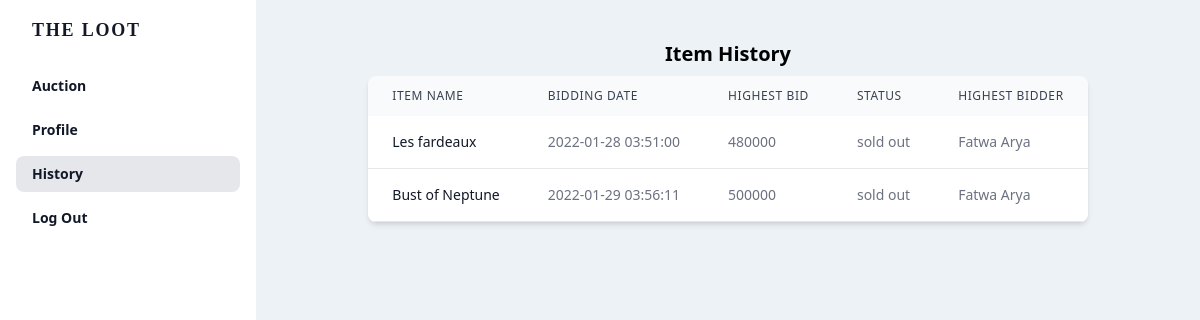
Page /src/user/history.php (signed in) on the committed database.
### tables this page shows
CREATE TABLE `lelang` (
  `id` int(11) NOT NULL,
  `id_barang` int(11) NOT NULL,
  `tgl_lelang` timestamp NOT NULL DEFAULT current_timestamp() ON UPDATE current_timestamp(),
  `harga_akhir` int(11) NOT NULL,
  `status` enum('available','sold out') NOT NULL,
  `id_masyarakat` int(11) NOT NULL
);

CREATE TABLE `barang` (
  `id` int(11) NOT NULL,
  `nama_barang` varchar(30) NOT NULL,
  `tgl_daftar` varchar(25) NOT NULL,
  `harga_awal` int(11) NOT NULL,
  `deskripsi` varchar(500) NOT NULL,
  `img` varchar(225) NOT NULL
);

CREATE TABLE `masyarakat` (
  `id` int(11) NOT NULL,
  `nama` varchar(225) NOT NULL,
  `email` text NOT NULL,
  `username` varchar(20) NOT NULL,
  `password` varchar(225) NOT NULL,
  `tlp` int(15) NOT NULL
);

### src/user/history.php (the view, shortened to what this page needs)
<!doctype html>
<html lang="en">
<head>
    <link href="https://unpkg.com/tailwindcss@1.2.0/dist/tailwind.min.css" rel="stylesheet">
    <link rel="stylesheet" href="../../public/css/output.css">
</head>
<body class="h-screen overflow-hidden flex items-center justify-center " style="background: #edf2f7;">
    <div class="md:flex flex-col md:flex-row md:min-h-screen w-full">
        <div @click.away="open = false" class="flex flex-col w-full md:w-64 text-gray-700 bg-white dark-mode:text-gray-200 dark-mode:bg-gray-800 flex-shrink-0" x-data="{ open: false }">
            <div class="flex-shrink-0 px-8 py-4 flex flex-row items-center justify-between">
                <a href="#" class="text-lg font-silk font-semibold tracking-widest text-gray-900 uppercase rounded-lg dark-mode:text-white focus:outline-none focus:shadow-outline">The Loot</a>
            </div>
            <nav :class="{'block': open, 'hidden': !open}" class="flex-grow md:block px-4 pb-4 md:pb-0 md:overflow-y-auto">
                <a class="block px-4 py-2 mt-2 text-sm font-semibold text-gray-900 bg-transparent  rounded-lg dark-mode:bg-gray-700 dark-mode:hover:bg-gray-600 dark-mode:focus:bg-gray-600 dark-mode:focus:text-white dark-mode:hover:text-white dark-mode:text-gray-200 hover:text-gray-900 focus:text-gray-900 hover:bg-gray-200 focus:bg-gray-200 focus:outline-none focus:shadow-outline" href="dashboard.php">Auction</a>
                <a class="block px-4 py-2 mt-2 text-sm font-semibold text-gray-900  bg-transparent rounded-lg dark-mode:bg-transparent dark-mode:hover:bg-gray-600 dark-mode:focus:bg-gray-600 dark-mode:focus:text-white dark-mode:hover:text-white dark-mode:text-gray-200 hover:text-gray-900 focus:text-gray-900 hover:bg-gray-200 focus:bg-gray-200 focus:outline-none focus:shadow-outline" href="profile.php">Profile</a>
                <a class="block px-4 py-2 mt-2 text-sm font-semibold text-gray-900 bg-gray-200 rounded-lg dark-mode:bg-transparent dark-mode:hover:bg-gray-600 dark-mode:focus:bg-gray-600 dark-mode:focus:text-white dark-mode:hover:text-white dark-mode:text-gray-200 hover:text-gray-900 focus:text-gray-900 hover:bg-gray-200 focus:bg-gray-200 focus:outline-none focus:shadow-outline" href="history.php">History</a>
                <a class="block px-4 py-2 mt-2 text-sm font-semibold text-gray-900 bg-transparent rounded-lg dark-mode:bg-transparent dark-mode:hover:bg-gray-600 dark-mode:focus:bg-gray-600 dark-mode:focus:text-white dark-mode:hover:text-white dark-mode:text-gray-200 hover:text-gray-900 focus:text-gray-900 hover:bg-gray-200 focus:bg-gray-200 focus:outline-none focus:shadow-outline" href="../util/logout.php">Log Out</a>
            </nav>
        </div>
        <div class="mx-auto">
            <div class="flex flex-col ">
                <h1 class="text-center text-xl font-bold mt-10 print:hidden">Item History</h1>
                <div class="overflow-x-auto sm:-mx-6 lg:-mx-8">
                    <div class="inline-block py-2 min-w-full sm:px-6 lg:px-8">
                        <div class="overflow-hidden shadow-md sm:rounded-lg">
                            <table class="min-w-full">
                                <thead class="bg-gray-50 dark:bg-gray-700">
                                    <tr>
                                        <th scope="col" class="py-3 px-6 text-xs font-medium tracking-wider text-left text-gray-700 uppercase dark:text-gray-400">
                                            Item Name
                                        </th>
                                        <th scope="col" class="py-3 px-6 text-xs font-medium tracking-wider text-left text-gray-700 uppercase dark:text-gray-400">
                                            Bidding Date
                                        </th>
                                        <th scope="col" class="py-3 px-6 text-xs font-medium tracking-wider text-left text-gray-700 uppercase dark:text-gray-400">
                                            Highest Bid
                                        </th>
                                        <th scope="col" class="py-3 px-6 text-xs font-medium tracking-wider text-left text-gray-700 uppercase dark:text-gray-400">
                                            Status
                                        </th>
                                        <th scope="col" class="py-3 px-6 text-xs font-medium tracking-wider text-left text-gray-700 uppercase dark:text-gray-400">
                                            Highest Bidder
                                        </th>
                                    </tr>
                                </thead>
                                <tbody>
                                    <?php include "../util/conn.php";
                                    $sql_join = "select barang.nama_barang , lelang.id_barang , masyarakat.nama , lelang.id_masyarakat , lelang.tgl_lelang, lelang.harga_akhir , lelang.status, lelang.id
                                    FROM lelang
                                    INNER JOIN barang ON lelang.id_barang = barang.id
                                    INNER join masyarakat on lelang.id_masyarakat = masyarakat.id
                                    WHERE lelang.id_masyarakat = " . $_SESSION['id'] . " AND lelang.status = 'sold out'
                               ";
                                    $result_join = mysqli_query($conn, $sql_join);
                                    while ($item = mysqli_fetch_array($result_join)) {
                                    ?>
                                        <tr class="bg-white border-b dark:bg-gray-800 dark:border-gray-700">
                                            <td class="py-4 px-6 text-sm font-medium text-gray-900 whitespace-nowrap dark:text-white">
                                                <?= $item["nama_barang"] ?>
                                            </td>
                                            <td class="py-4 px-6 text-sm text-gray-500 whitespace-nowrap dark:text-gray-400">
                                                <?= $item['tgl_lelang'] ?>
                                            </td>
                                            <td class="py-4 px-6 text-sm text-gray-500 whitespace-nowrap dark:text-gray-400">
                                                <?= $item["harga_akhir"] ?>
                                            </td>
                                            <td class="py-4 px-6 text-sm text-gray-500 whitespace-nowrap dark:text-gray-400">
                                                <?= $item["status"] ?>
                                            </td>
                                            <td class="py-4 px-6 text-sm text-gray-500 whitespace-nowrap dark:text-gray-400">
                                                <?= $item["nama"] ?>
                                            </td>
                                        </tr>
                                    <?php } ?>
                                </tbody>
                            </table>
                        </div>
                    </div>
                </div>
            </div>
        </div>
    </div>
</body>
</html>

### rows in the picture
lelang: id_barang.nama_barang "Les fardeaux", tgl_lelang "2022-01-28 03:51:00", harga_akhir "480000", status "sold out", id_masyarakat.nama "Fatwa Arya"
lelang: id_barang.nama_barang "Bust of Neptune", tgl_lelang "2022-01-29 03:56:11", harga_akhir "500000", status "sold out", id_masyarakat.nama "Fatwa Arya"
